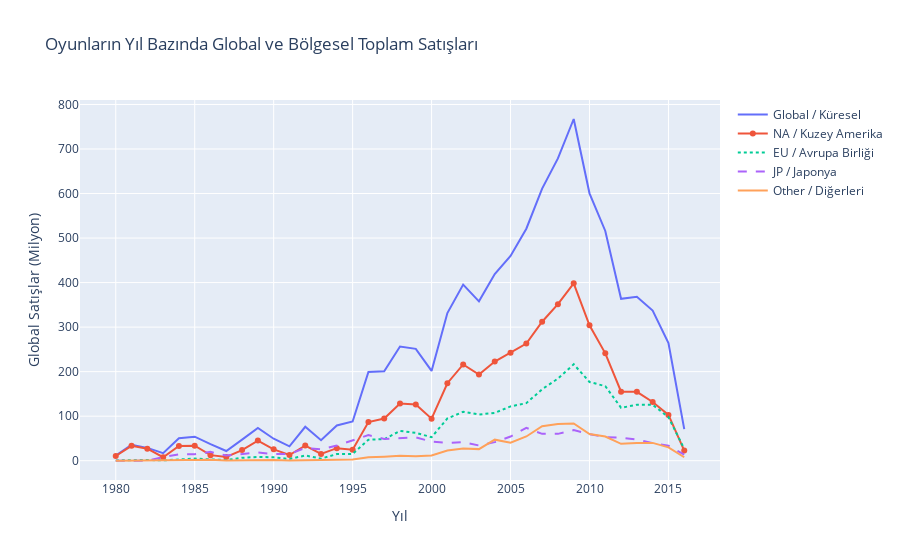

The code cell stored with this chart in its notebook:
### Code cell
import plotly.graph_objs as go

trace1 = go.Scatter(
                    x = global_sales_year_index,
                    y = global_sales_year,
                    mode = "lines",
                    name = "Global / Küresel")
trace2 = go.Scatter(
                    x = global_sales_year_index,
                    y = na_sales_year,
                    mode = "lines+markers",
                    name = "NA / Kuzey Amerika")


trace3 = go.Scatter(
                    x = global_sales_year_index,
                    y = eu_sales_year,
                    mode = "lines",
                    name = "EU / Avrupa Birliği",
                    line = dict(dash="dot"))

trace4 = go.Scatter(
                    x = global_sales_year_index,
                    y = jp_sales_year,
                    mode = "lines",
                    name = "JP / Japonya",
                    line = dict(dash="dash"))

trace5 = go.Scatter(
                    x = global_sales_year_index,
                    y = other_sales_year,
                    mode = "lines",
                    name = "Other / Diğerleri")


data = [trace1, trace2, trace3, trace4, trace5]
layout = dict(title = 'Oyunların Yıl Bazında Global ve Bölgesel Toplam Satışları',
              xaxis= dict(title= 'Yıl',ticklen= 5,zeroline= False), 
              yaxis= dict(title= 'Global Satışlar (Milyon)',ticklen= 5,zeroline= False))
fig = dict(data = data, layout = layout)
iplot(fig)

### Figure 1 — Plotly figure (JSON) as saved in the notebook; plotly's stock layout.template omitted (floating-point values rounded to 4 significant figures)
{"data": [{"mode": "lines", "name": "Global / Küresel", "type": "scatter", "x": [1980, 1981, 1982, 1983, 1984, 1985, 1986, 1987, 1988, 1989, 1990, 1991, 1992, 1993, 1994, 1995, 1996, 1997, 1998, 1999, 2000, 2001, 2002, 2003, 2004, 2005, 2006, 2007, 2008, 2009, 2010, 2011, 2012, 2013, 2014, 2015, 2016], "y": [11.38, 35.77, 28.86, 16.79, 50.36, 53.94, 37.07, 21.74, 47.22, 73.45, 49.39, 32.23, 76.16, 45.98, 79.17, 88.11, 199.1, 201.0, 256.5, 251.3, 201.6, 331.5, 395.5, 357.8, 419.3, 459.9, 521.0, 611.1, 678.9, 767.4, 600.4, 516.0, 363.5, 368.1, 337.0, 264.4, 70.93]}, {"mode": "lines+markers", "name": "NA / Kuzey Amerika", "type": "scatter", "x": [1980, 1981, 1982, 1983, 1984, 1985, 1986, 1987, 1988, 1989, 1990, 1991, 1992, 1993, 1994, 1995, 1996, 1997, 1998, 1999, 2000, 2001, 2002, 2003, 2004, 2005, 2006, 2007, 2008, 2009, 2010, 2011, 2012, 2013, 2014, 2015, 2016], "y": [10.59, 33.4, 26.92, 7.76, 33.28, 33.73, 12.5, 8.46, 23.87, 45.15, 25.46, 12.76, 33.87, 15.12, 28.15, 24.82, 86.76, 94.75, 128.4, 126.1, 94.49, 174.0, 216.2, 193.6, 222.6, 242.6, 263.1, 312.0, 351.4, 398.4, 304.2, 241.1, 155.0, 154.8, 132.0, 102.8, 22.66]}, {"line": {"dash": "dot"}, "mode": "lines", "name": "EU / Avrupa Birliği", "type": "scatter", "x": [1980, 1981, 1982, 1983, 1984, 1985, 1986, 1987, 1988, 1989, 1990, 1991, 1992, 1993, 1994, 1995, 1996, 1997, 1998, 1999, 2000, 2001, 2002, 2003, 2004, 2005, 2006, 2007, 2008, 2009, 2010, 2011, 2012, 2013, 2014, 2015, 2016], "y": [0.67, 1.96, 1.65, 0.8, 2.1, 4.74, 2.84, 1.41, 6.59, 8.44, 7.63, 3.95, 11.71, 4.65, 14.88, 14.9, 47.26, 48.32, 66.9, 62.67, 52.75, 94.89, 109.7, 103.8, 107.3, 121.9, 129.2, 160.5, 184.4, 216.6, 176.7, 167.4, 118.8, 125.8, 125.7, 97.71, 26.76]}, {"line": {"dash": "dash"}, "mode": "lines", "name": "JP / Japonya", "type": "scatter", "x": [1980, 1981, 1982, 1983, 1984, 1985, 1986, 1987, 1988, 1989, 1990, 1991, 1992, 1993, 1994, 1995, 1996, 1997, 1998, 1999, 2000, 2001, 2002, 2003, 2004, 2005, 2006, 2007, 2008, 2009, 2010, 2011, 2012, 2013, 2014, 2015, 2016], "y": [0, 0, 0, 8.1, 14.27, 14.56, 19.81, 11.63, 15.76, 18.36, 14.88, 14.78, 28.91, 25.33, 33.99, 45.75, 57.44, 48.87, 50.04, 52.34, 42.77, 39.86, 41.76, 34.2, 41.65, 54.28, 73.73, 60.29, 60.26, 68.61, 59.49, 53.04, 51.74, 47.59, 39.46, 33.72, 13.7]}, {"mode": "lines", "name": "Other / Diğerleri", "type": "scatter", "x": [1980, 1981, 1982, 1983, 1984, 1985, 1986, 1987, 1988, 1989, 1990, 1991, 1992, 1993, 1994, 1995, 1996, 1997, 1998, 1999, 2000, 2001, 2002, 2003, 2004, 2005, 2006, 2007, 2008, 2009, 2010, 2011, 2012, 2013, 2014, 2015, 2016], "y": [0.12, 0.32, 0.31, 0.14, 0.7, 0.92, 1.93, 0.2, 0.99, 1.5, 1.4, 0.74, 1.65, 0.89, 2.2, 2.64, 7.69, 9.13, 11.03, 10.05, 11.62, 22.76, 27.28, 26.01, 47.29, 40.58, 54.43, 77.6, 82.39, 83.51, 59.9, 54.39, 37.82, 39.82, 40.02, 30.01, 7.75]}], "layout": {"title": {"text": "Oyunların Yıl Bazında Global ve Bölgesel Toplam Satışları"}, "xaxis": {"ticklen": 5, "title": {"text": "Yıl"}, "zeroline": false}, "yaxis": {"ticklen": 5, "title": {"text": "Global Satışlar (Milyon)"}, "zeroline": false}}}
